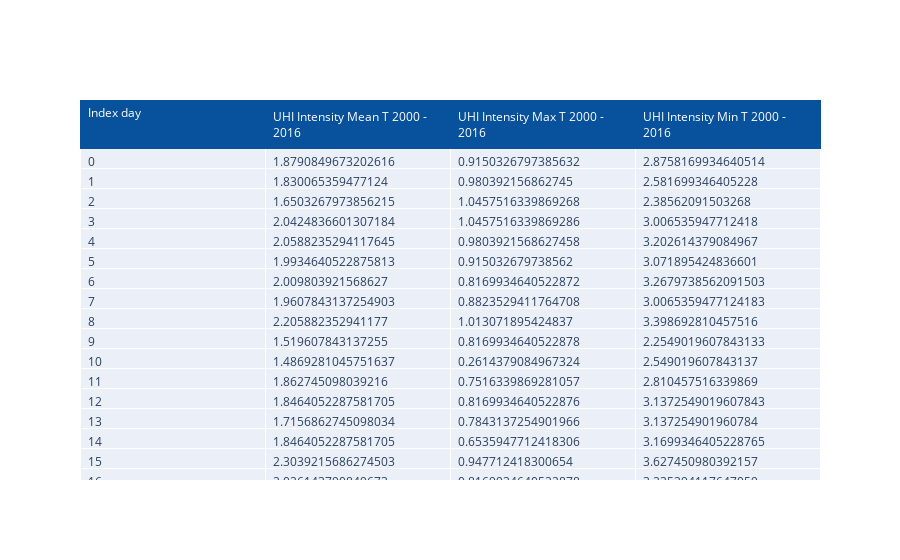

Write notebook code for a chart like this one.
### Code cell
df_mean = pd.read_csv("UHI_summer Mean T.csv")
df_max = pd.read_csv("UHI_summer Maximum T.csv")
df_min = pd.read_csv("UHI_summer Minimum T.csv")

fig = go.Figure(data=[go.Table(
    header=dict(values=['Index day', 'UHI Intensity Mean T 2000 - 2016', 'UHI Intensity Max T 2000 - 2016', 'UHI Intensity Min T 2000 - 2016'],
                line_color='rgb(8, 81, 156)', fill_color='rgb(8, 81, 156)', font=dict(color='white'),
                align='left'),
    cells=dict(values=[df_mean.index, df_mean.Mean, df_max.Mean, df_min.Mean],
               align='left'))
])
fig.show()

### Figure 1 — Plotly figure (JSON) as saved in the notebook; plotly's stock layout.template omitted (floating-point values rounded to 4 significant figures; data arrays with more than 128 entries replaced by an {"elided": "..."} marker saying what was removed)
{"data": [{"cells": {"align": "left", "values": {"elided": "4x92 float values"}}, "header": {"align": "left", "fill": {"color": "rgb(8, 81, 156)"}, "font": {"color": "white"}, "line": {"color": "rgb(8, 81, 156)"}, "values": ["Index day", "UHI Intensity Mean T 2000 - 2016", "UHI Intensity Max T 2000 - 2016", "UHI Intensity Min T 2000 - 2016"]}, "type": "table"}], "layout": {}}
